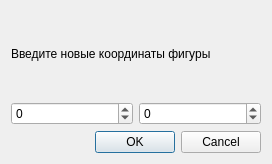
<?xml version="1.0" encoding="UTF-8"?>
<ui version="4.0">
 <class>DialogSetXY</class>
 <widget class="QDialog" name="DialogSetXY">
  <property name="geometry">
   <rect>
    <x>0</x>
    <y>0</y>
    <width>272</width>
    <height>164</height>
   </rect>
  </property>
  <property name="windowTitle">
   <string>InputFigure</string>
  </property>
  <layout class="QGridLayout" name="gridLayout_3">
   <item row="0" column="0">
    <layout class="QGridLayout" name="gridLayout_2">
     <item row="2" column="0">
      <widget class="QDialogButtonBox" name="buttonBox">
       <property name="orientation">
        <enum>Qt::Horizontal</enum>
       </property>
       <property name="standardButtons">
        <set>QDialogButtonBox::Cancel|QDialogButtonBox::Ok</set>
       </property>
      </widget>
     </item>
     <item row="1" column="0">
      <layout class="QGridLayout" name="gridLayout">
       <item row="0" column="0">
        <widget class="QSpinBox" name="XX">
         <property name="minimum">
          <number>-1000</number>
         </property>
         <property name="maximum">
          <number>1000</number>
         </property>
         <property name="singleStep">
          <number>5</number>
         </property>
         <property name="value">
          <number>0</number>
         </property>
        </widget>
       </item>
       <item row="0" column="1">
        <widget class="QSpinBox" name="YY">
         <property name="minimum">
          <number>-1000</number>
         </property>
         <property name="maximum">
          <number>1000</number>
         </property>
         <property name="singleStep">
          <number>5</number>
         </property>
         <property name="value">
          <number>0</number>
         </property>
        </widget>
       </item>
      </layout>
     </item>
     <item row="0" column="0">
      <widget class="QLabel" name="label">
       <property name="text">
        <string>Введите новые координаты фигуры</string>
       </property>
      </widget>
     </item>
    </layout>
   </item>
  </layout>
 </widget>
 <resources/>
 <connections>
  <connection>
   <sender>buttonBox</sender>
   <signal>accepted()</signal>
   <receiver>DialogSetXY</receiver>
   <slot>accept()</slot>
   <hints>
    <hint type="sourcelabel">
     <x>248</x>
     <y>254</y>
    </hint>
    <hint type="destinationlabel">
     <x>157</x>
     <y>274</y>
    </hint>
   </hints>
  </connection>
  <connection>
   <sender>buttonBox</sender>
   <signal>rejected()</signal>
   <receiver>DialogSetXY</receiver>
   <slot>reject()</slot>
   <hints>
    <hint type="sourcelabel">
     <x>316</x>
     <y>260</y>
    </hint>
    <hint type="destinationlabel">
     <x>286</x>
     <y>274</y>
    </hint>
   </hints>
  </connection>
 </connections>
</ui>
